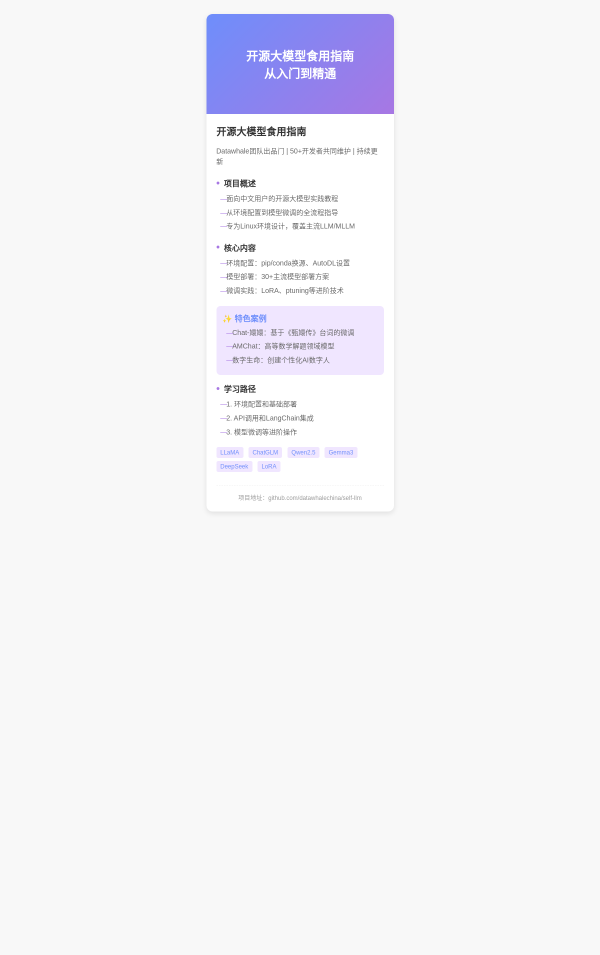
#> input picture tools/output.png, 1200 x 1910 px (shown at 1/2 size)
$ python selenium2img.py
#> lines starting #> are read from the running program, lines starting #| are printed output that depends on the picture; after the words box and inside, x2 and y2 are one past the last pixel; in counts of white or black regions, pixels touching at a corner belong together
#> (the call stopped at in html_to_image, `chrome_options = Options()`: selenium is not available in this run)
### tools/card_extractor.py
import cv2
import numpy as np
import os

def extract_card_from_image(image_path, output_path, min_area=500, debug=False):
    """
    从图片中提取包含所有文字/内容块的完整卡片区域，优先识别最大内容块。

    参数：
        image_path: 输入图片路径
        output_path: 输出卡片图片路径
        min_area: 最小文字块面积(像素)
        debug: 是否保存调试图片
    """
#> called with image_path = 'output.png', output_path = 'card.png', min_area = 500, debug = False
    # 读取图片
    img = cv2.imread(image_path)
#> img is the input picture: shape (1910, 1200, 3); mean B, G, R 247.5, 243.6, 244
    if img is None:
        print(f"无法读取图片: {image_path}")
        return False

    original = img.copy()
    height, width = img.shape[:2]
#> height = 1910; width = 1200

    # 假设输入图像来自更高分辨率的源，设置缩放因子
    # 如果图像本身就是原始分辨率，可以设为1
    scale_factor = 2  # 根据实际情况调整

    # 根据缩放因子调整参数
    scaled_min_area = min_area * (scale_factor ** 2)

    # 转换为灰度图
    gray = cv2.cvtColor(img, cv2.COLOR_BGR2GRAY)
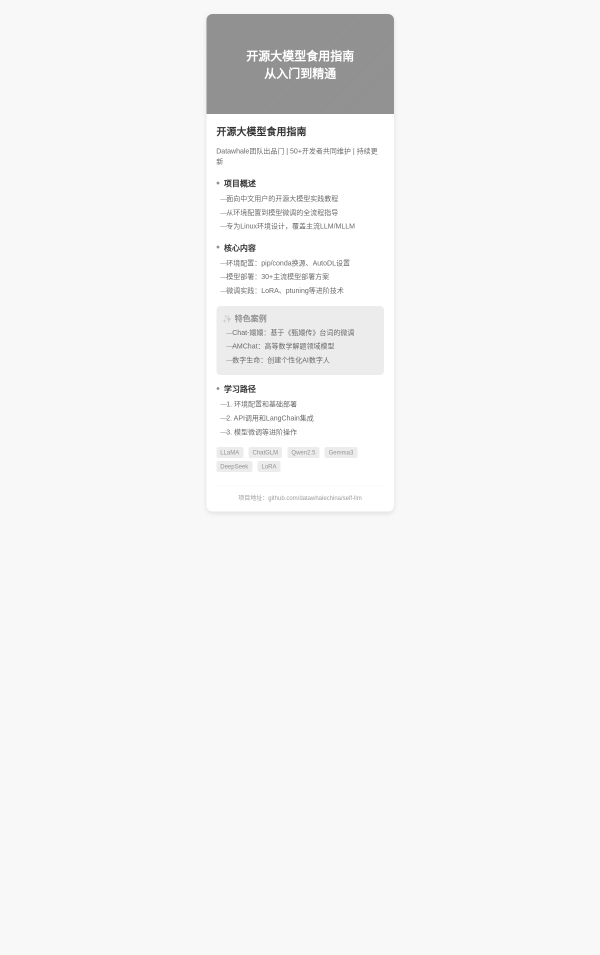
#> gray: shape (1910, 1200) (shown at 1/2 size); min 51, max 255, mean 244.1

    # 预处理：高斯模糊 + 自适应阈值
    blur_kernel_size = max(3, int(3 * scale_factor))
    if blur_kernel_size % 2 == 0: blur_kernel_size += 1
    blurred = cv2.GaussianBlur(gray, (blur_kernel_size, blur_kernel_size), 0)

    block_size = max(11, int(11 * scale_factor))
    if block_size % 2 == 0: block_size += 1
    thresh = cv2.adaptiveThreshold(blurred, 255, cv2.ADAPTIVE_THRESH_GAUSSIAN_C,
                                   cv2.THRESH_BINARY_INV, block_size, 2)
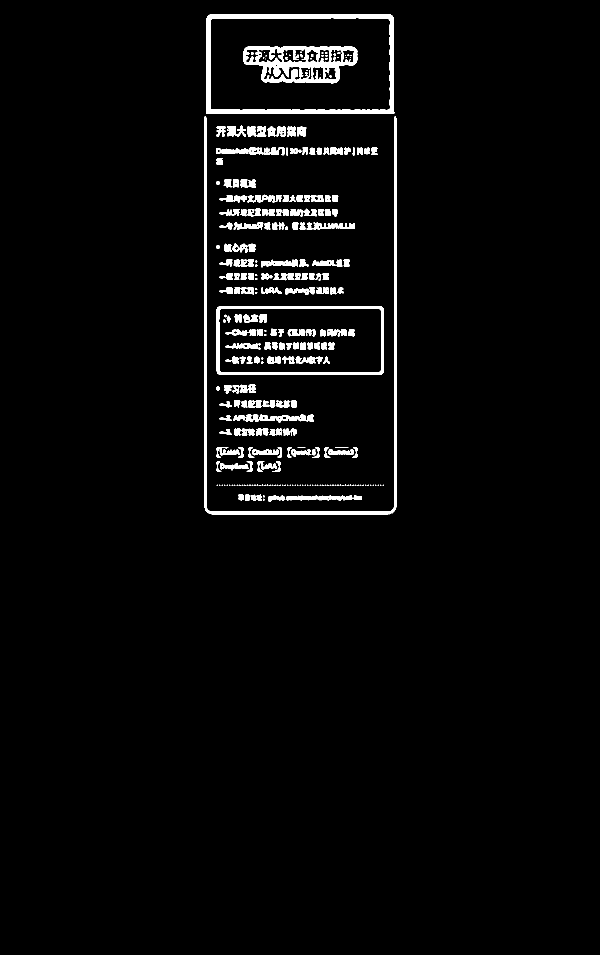
#> thresh: shape (1910, 1200) (shown at 1/2 size); 3.1% white; 293 white regions (110 under 20 px), largest, box (x1, y1, x2, y2) and area: (408, 232, 793, 1029) 10114, (412, 28, 789, 228) 9826, (487, 92, 715, 167) 8051

    if debug:
        cv2.imwrite(output_path.replace('.png', '_thresh.png'), thresh)

    # 形态学操作连接文字区域
    kernel_h_size = max(15, int(15 * scale_factor))
    kernel_v_size = max(15, int(15 * scale_factor))
    kernel_h = np.ones((1, kernel_h_size), np.uint8)
    kernel_v = np.ones((kernel_v_size, 1), np.uint8)
    connected = cv2.morphologyEx(thresh, cv2.MORPH_CLOSE, kernel_h)
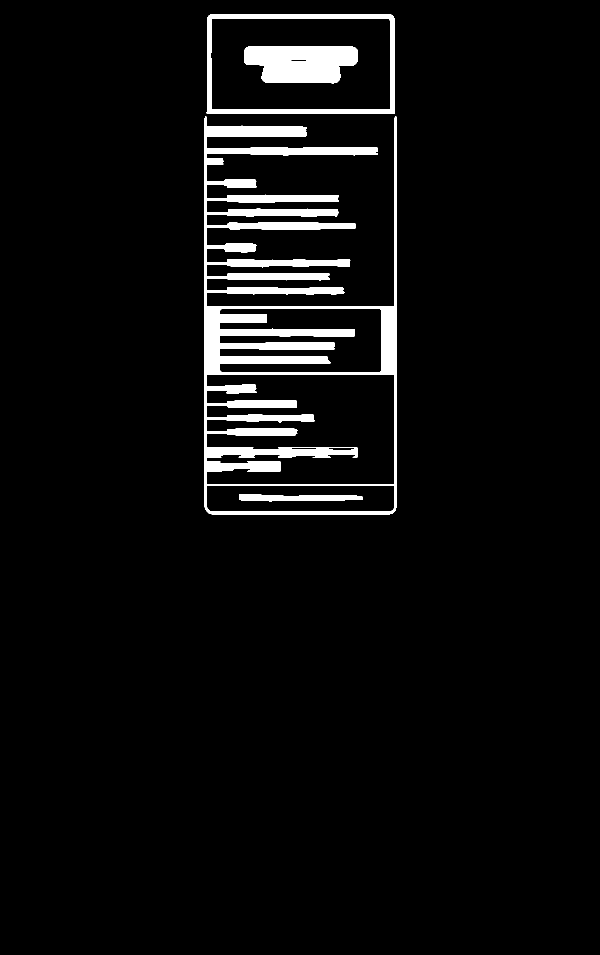
#> connected: shape (1910, 1200) (shown at 1/2 size); 4.7% white; 4 white regions, box (x1, y1, x2, y2) and area: (409, 232, 794, 1029) 80970, (488, 92, 716, 167) 13946, (413, 28, 790, 228) 9900, (478, 989, 725, 1004) 2520
    connected = cv2.morphologyEx(connected, cv2.MORPH_CLOSE, kernel_v)
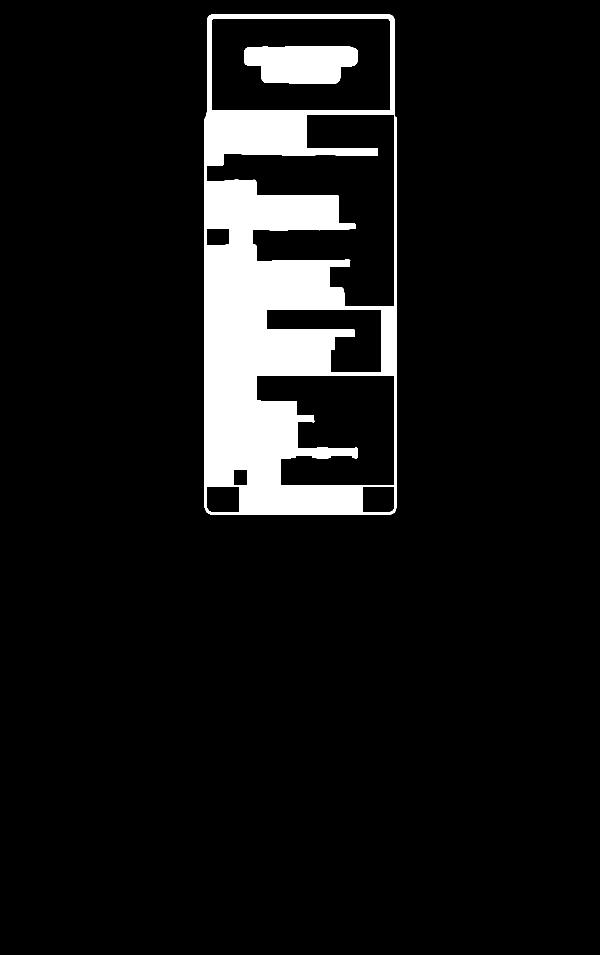
#> connected: shape (1910, 1200) (shown at 1/2 size); 8.2% white; 2 white regions

    if debug:
        cv2.imwrite(output_path.replace('.png', '_connected.png'), connected)

    # 查找轮廓
    contours, _ = cv2.findContours(connected, cv2.RETR_EXTERNAL, cv2.CHAIN_APPROX_SIMPLE)
#> contours = 1 contour; box (x1, y1, x2, y2) and area: (409, 29, 794, 1030) 381790

    # --- 新思路：找到最大的轮廓作为主要卡片区域 ---
    largest_contour = None
    max_area = 0
    all_contours_bbox = [] # 存储所有有效轮廓的边界框

    if contours:
        # 过滤掉面积过小的轮廓，并记录边界框
        valid_contours = []
        for contour in contours:
            area = cv2.contourArea(contour)
            if area >= scaled_min_area:
                valid_contours.append(contour)
                all_contours_bbox.append(cv2.boundingRect(contour))
                if area > max_area:
                    max_area = area
                    largest_contour = contour
#> this loop made 1 pass
#> (area, max_area) on pass 1: (381790, 381790)
#> after the loop, all_contours_bbox = [(409, 29, 385, 1001)]; largest_contour = contour of 62 points, box (x1, y1, x2, y2) (409, 29, 794, 1030), area 381790; max_area = 381790; valid_contours has the same summary as contours

        if largest_contour is not None:
            # 获取最大轮廓的边界框
            card_x, card_y, card_w, card_h = cv2.boundingRect(largest_contour)
#> card_x = 409; card_y = 29; card_w = 385; card_h = 1001

            if debug:
                debug_img = original.copy()
                cv2.drawContours(debug_img, [largest_contour], -1, (0, 255, 0), 3)
                cv2.rectangle(debug_img, (card_x, card_y), (card_x + card_w, card_y + card_h), (0, 0, 255), 2)
                cv2.imwrite(output_path.replace('.png', '_largest_contour.png'), debug_img)

            # --- 微调边界以包含所有检测到的内容 ---
            if all_contours_bbox:
                min_x, min_y = card_x, card_y
#> min_x = 409; min_y = 29
                max_x, max_y = card_x + card_w, card_y + card_h
#> max_x = 794; max_y = 1030

                for x_c, y_c, w_c, h_c in all_contours_bbox:
                    min_x = min(min_x, x_c)
                    min_y = min(min_y, y_c)
                    max_x = max(max_x, x_c + w_c)
                    max_y = max(max_y, y_c + h_c)
#> this loop made 1 pass
#> (x_c, y_c, w_c, h_c, min_x, min_y, max_x, max_y) on pass 1: (409, 29, 385, 1001, 409, 29, 794, 1030)

                # 更新卡片边界以包含所有内容
                card_x, card_y = min_x, min_y
                card_w = max_x - min_x
                card_h = max_y - min_y

            # --- 添加边距 ---
            # 根据卡片尺寸动态添加边距
            padding_h = int(width * 0.015) # 水平边距 1.5%
#> padding_h = 18
            padding_v = int(height * 0.015) # 垂直边距 1.5%
#> padding_v = 28

            x_start = max(0, card_x - padding_h)
#> x_start = 391
            y_start = max(0, card_y - padding_v)
#> y_start = 1
            x_end = min(width, card_x + card_w + padding_h)
#> x_end = 812
            y_end = min(height, card_y + card_h + padding_v)
#> y_end = 1058

            # 提取卡片区域
            card = original[y_start:y_end, x_start:x_end]
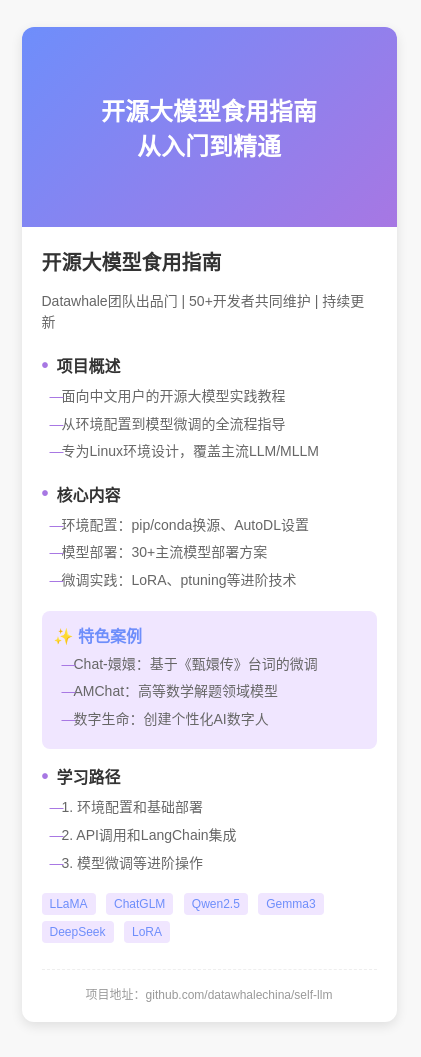
#> card: shape (1057, 421, 3); mean B, G, R 245.6, 225.1, 227.5

            # 保存结果
            cv2.imwrite(output_path, card)
            print(f"卡片已提取保存到 {output_path} (基于最大内容块)")
            return True
        else:
            print("未找到足够大的内容轮廓")
    else:
        print("未找到任何轮廓")

    # 如果主要方法失败，尝试使用备用方法（如果需要，可以重新启用）
    print("主要方法失败，尝试备用方法...")

    # --- MSER备用方法 ---
    mser = cv2.MSER_create()
    regions, _ = mser.detectRegions(gray)
    if regions:
        # ... (此处省略MSER逻辑，与之前类似，如果需要可以恢复) ...
        # 如果MSER成功，保存并返回True
        pass

    # --- Otsu备用方法 ---
    _, otsu = cv2.threshold(gray, 0, 255, cv2.THRESH_BINARY_INV + cv2.THRESH_OTSU)
    kernel = np.ones((5, 5), np.uint8)
    morph = cv2.morphologyEx(otsu, cv2.MORPH_CLOSE, kernel)
    otsu_contours, _ = cv2.findContours(morph, cv2.RETR_EXTERNAL, cv2.CHAIN_APPROX_SIMPLE)
    if otsu_contours:
        # ... (此处省略Otsu逻辑，与之前类似，如果需要可以恢复) ...
        # 如果Otsu成功，保存并返回True
        pass

    # 所有方法失败
    print("所有方法均无法提取卡片内容区域，返回原始图像并进行超分处理")
    # 使用线性插值将原始图像放大3倍
    h, w = original.shape[:2]
    resized_original = cv2.resize(original, (w * 3, h * 3), interpolation=cv2.INTER_LINEAR)
    cv2.imwrite(output_path, resized_original)
    return False

# 示例用法
# [9 lines that do not run on import are left out]

### tools/selenium2img.py
from selenium import webdriver
from selenium.webdriver.chrome.options import Options
import time
import os
from .card_extractor import extract_card_from_image

def html_to_image(html_path, output_path, width=393, height=None):
    """
    Renders HTML file to an image using Selenium and Chrome, emulating a mobile device.

    Parameters:
        html_path: Path to HTML file or URL
        output_path: Path to save the output image
        width: Width of the viewport in pixels (default: 393px - iPhone 15 width)
        height: Height of the viewport in pixels (None for auto, dynamically calculated)
    """
    # Configure Chrome options
    chrome_options = Options()
    chrome_options.add_argument("--headless")  # Run in headless mode
    chrome_options.add_argument("--disable-gpu")
    # Remove specific window size and user agent as mobile emulation handles this
    # chrome_options.add_argument(f"--window-size={width},{height or 852}")
    # chrome_options.add_argument("--user-agent=Mozilla/5.0 (iPhone; CPU iPhone OS 15_0 like Mac OS X) AppleWebKit/605.1.15 (KHTML, like Gecko) Version/15.0 Mobile/15E148 Safari/604.1")
    chrome_options.add_argument("--hide-scrollbars")
    chrome_options.add_argument("--no-sandbox")
    chrome_options.add_argument("--disable-dev-shm-usage")
    chrome_options.add_argument("--force-device-scale-factor=2") # Keep high DPI

    # Define mobile emulation settings for iPhone 15
    mobile_emulation = {
        "deviceMetrics": {
            "width": width,
            "height": height or 852,  # Use a default height if not dynamic
            "pixelRatio": 3.0 # iPhone 15 has a 3x pixel ratio
        },
        "userAgent": "Mozilla/5.0 (iPhone; CPU iPhone OS 17_0 like Mac OS X) AppleWebKit/605.1.15 (KHTML, like Gecko) Version/17.0 Mobile/15E148 Safari/604.1"
    }
    chrome_options.add_experimental_option("mobileEmulation", mobile_emulation)

    try:
        # Initialize the driver with mobile emulation options
        driver = webdriver.Chrome(options=chrome_options)

        # Convert to absolute path if it's a local file
        if not html_path.startswith('http'):
            html_path = 'file://' + os.path.abspath(html_path)

        # Load the page
        driver.get(html_path)

        # Wait for page rendering and any JavaScript execution
        time.sleep(2)

        # Dynamically calculate height if needed
        if height is None:
            # Calculate the full page height
            calculated_height = driver.execute_script("""
                return Math.max(
                    document.body.scrollHeight,
                    document.documentElement.scrollHeight,
                    document.body.offsetHeight,
                    document.documentElement.offsetHeight,
                    document.body.clientHeight,
                    document.documentElement.clientHeight
                );
            """)
            print(f"自适应内容高度: {calculated_height}像素")

            # Update mobile emulation height and re-initialize driver for correct height
            # Note: Re-initializing is necessary because mobileEmulation height is set at launch
            driver.quit() # Close the current driver
            mobile_emulation["deviceMetrics"]["height"] = calculated_height
            chrome_options.add_experimental_option("mobileEmulation", mobile_emulation)
            driver = webdriver.Chrome(options=chrome_options) # Re-launch with correct height
            driver.get(html_path) # Reload page
            time.sleep(1) # Wait for reload

        # Capture screenshot
        driver.save_screenshot(output_path)
        print(f"Image saved to {output_path}")
        return True

    except Exception as e:
        print(f"Error converting HTML to image: {e}")
        return False

    finally:
        if 'driver' in locals():
            driver.quit()

# Only run example code when this file is executed directly, not when imported
if __name__ == "__main__":
    # Example usage
    html_to_image('./96a32822-aebe-4f5a-a2c6-2bed830af5f9.html', 'output.png')
    # Uncommenting the below line will run the card extraction too
    extract_card_from_image('output.png', 'card.png')
